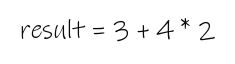
#> input picture eval_dataset/sample_002.png, 235 x 64 px
$ python -i preprocessing.py   (imports and definitions only)
#> lines starting #> are read from the running program, lines starting #| are printed output that depends on the picture; after the words box and inside, x2 and y2 are one past the last pixel; in counts of white or black regions, pixels touching at a corner belong together
#> further down, picture is the input picture: shape (64, 235); min 10, max 255, mean 247.3
"""
Image preprocessing pipeline for handwritten code OCR.

Applies a sequence of transformations to raw image bytes to produce
a clean, deskewed, binarized PIL Image suitable for TrOCR inference.

Pipeline steps:
    1. Load image from raw bytes
    2. Convert to grayscale
    3. CLAHE contrast enhancement
    4. Adaptive thresholding (binarization)
    5. Gaussian denoising
    6. Deskew via OpenCV minAreaRect rotation correction
    7. Convert back to RGB (TrOCR expects 3-channel input)
"""

import io
import logging
import math

import cv2
import numpy as np
from PIL import Image

logger = logging.getLogger(__name__)


# [103 lines left out: functions preprocess_image, _load_image, _to_grayscale, _apply_clahe, _adaptive_threshold, _gaussian_denoise, not called in this run]


def _deskew(image: np.ndarray) -> np.ndarray:
    """Correct rotation skew using the minimum-area bounding rectangle.

    Steps:
        1. Find all non-zero (foreground) pixel coordinates.
        2. Compute the minimum-area rotated rectangle via
           ``cv2.minAreaRect``.
        3. Derive the skew angle and rotate the image to level it.

    If the image has no foreground pixels or the detected angle is
    negligibly small (< 0.5°), the image is returned unchanged.
    """
    # For deskew we need dark-on-white text inverted so foreground is
    # non-zero (white pixels).
    inverted = cv2.bitwise_not(image)
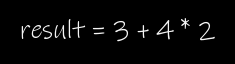
#> inverted: shape (64, 235); min 0, max 245, mean 7.7
    coords = cv2.findNonZero(inverted)
#> coords = contour of 965 points, box (x1, y1, x2, y2) (21, 18, 215, 42), area 590

    if coords is None:
        logger.debug("Deskew skipped — no foreground pixels detected")
        return image

    rect = cv2.minAreaRect(coords)
#> rect = ((117.4, 29.79), (193, 22.44), -0.494)
    angle = rect[-1]  # rotation angle in degrees
#> angle = -0.494

    # cv2.minAreaRect returns angles in [-90, 0).  Normalise so that
    # small clockwise/counter-clockwise tilts are corrected uniformly.
    if angle < -45.0:
        angle = 90.0 + angle
    # Also handle near-90° artefacts
    if angle > 45.0:
        angle = angle - 90.0

    if abs(angle) < 0.5:
        logger.debug("Deskew skipped — angle %.2f° below threshold", angle)
        return image

    logger.info("Deskewing image by %.2f°", angle)

    h, w = image.shape[:2]
    center = (w / 2.0, h / 2.0)

    # Compute the rotation matrix and determine the new bounding size
    # so that no content is cropped.
    rotation_matrix = cv2.getRotationMatrix2D(center, angle, scale=1.0)

    cos_a = abs(rotation_matrix[0, 0])
    sin_a = abs(rotation_matrix[0, 1])
    new_w = int(math.ceil(h * sin_a + w * cos_a))
    new_h = int(math.ceil(h * cos_a + w * sin_a))

    # Adjust the rotation matrix to account for the new canvas size
    rotation_matrix[0, 2] += (new_w - w) / 2.0
    rotation_matrix[1, 2] += (new_h - h) / 2.0

    rotated = cv2.warpAffine(
        image,
        rotation_matrix,
        (new_w, new_h),
        flags=cv2.INTER_CUBIC,
        borderMode=cv2.BORDER_CONSTANT,
        borderValue=255,  # white background fill
    )
    return rotated


# [7 lines left out: function _to_rgb_pil, not called in this run]

>>> import cv2
>>> picture = cv2.imread('../eval_dataset/sample_002.png', cv2.IMREAD_GRAYSCALE)
>>> result = _deskew(picture)

$ run again, on eval_dataset/sample_003.png
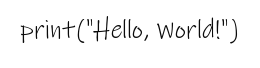
#> input picture eval_dataset/sample_003.png, 260 x 68 px
#> picture is the input picture: shape (68, 260); min 10, max 255, mean 245.3
#> in _deskew, `inverted = cv2.bitwise_not(image)`:
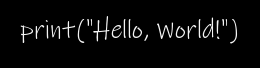
#> inverted: shape (68, 260); min 0, max 245, mean 9.7
#> coords = contour of 1460 points, box (x1, y1, x2, y2) (20, 16, 238, 44), area 868
#> rect = ((128.5, 29.31), (26.41, 217), -89.72)
#> in _deskew, `angle = rect[-1]`: angle = -89.72
#> in _deskew, `angle = 90.0 + angle`: angle = 0.275

$ run again, on eval_dataset/sample_006.png
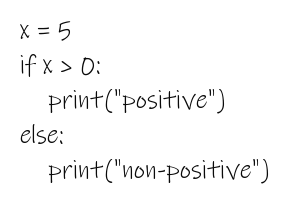
#> input picture eval_dataset/sample_006.png, 291 x 205 px
#> picture is the input picture: shape (205, 291); min 10, max 255, mean 248.3
#> in _deskew, `inverted = cv2.bitwise_not(image)`:
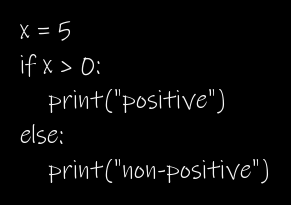
#> inverted: shape (205, 291); min 0, max 245, mean 6.7
#> coords = contour of 3410 points, box (x1, y1, x2, y2) (20, 21, 269, 184), area 11980
#> rect = ((144, 101.9), (161.1, 248.7), -89.73)
#> in _deskew, `angle = rect[-1]`: angle = -89.73
#> in _deskew, `angle = 90.0 + angle`: angle = 0.272

$ run again, on eval_dataset/sample_007.png
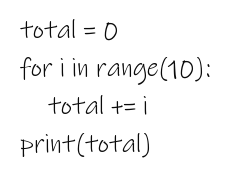
#> input picture eval_dataset/sample_007.png, 231 x 182 px
#> picture is the input picture: shape (182, 231); min 10, max 255, mean 246.3
#> in _deskew, `inverted = cv2.bitwise_not(image)`:
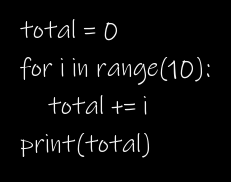
#> inverted: shape (182, 231); min 0, max 245, mean 8.7
#> coords = contour of 3146 points, box (x1, y1, x2, y2) (20, 19, 210, 158), area 1398
#> rect = ((114.2, 88.05), (137.4, 189.4), -89.52)
#> in _deskew, `angle = rect[-1]`: angle = -89.52
#> in _deskew, `angle = 90.0 + angle`: angle = 0.477
